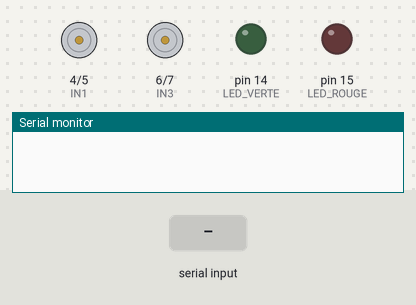
This sketch was run on a simulated Arduino Uno, built with avr-gcc and run on an emulated ATmega328P. Shown: motor-driver pin pairs drawn as motors (green arrow = first pin HIGH = forward, orange = second pin HIGH = backward, longer = more drive, scaled by the enable pin), output pins drawn as LEDs (lit = HIGH), the last lines printed to the serial monitor. Inputs (shaded band) come from the test bench.

Above: at 2.2 s.
2.3 s: "G" received over the second serial link
At 3.0 s:
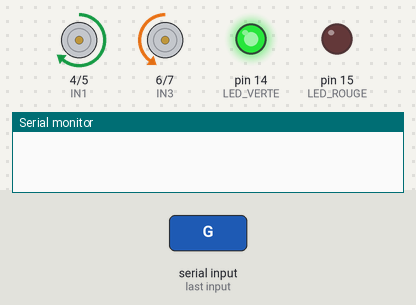
3.8 s: "D" received over the second serial link
At 4.1 s:
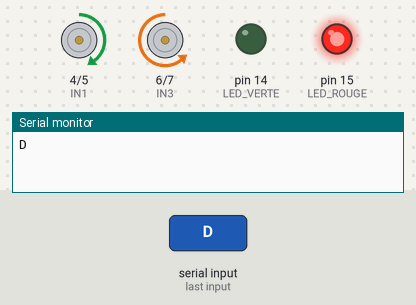
5.3 s: "R" received over the second serial link
At 6.5 s:
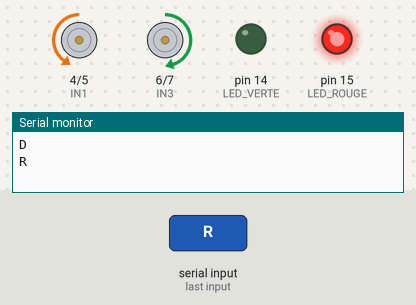
6.8 s: "A" received over the second serial link
At 7.6 s:
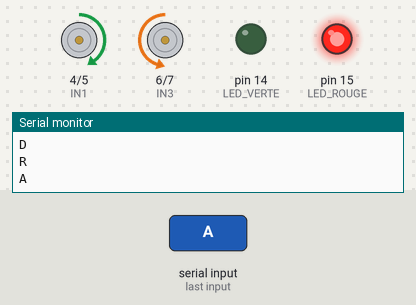
8.3 s: "G" received over the second serial link
At 8.7 s:
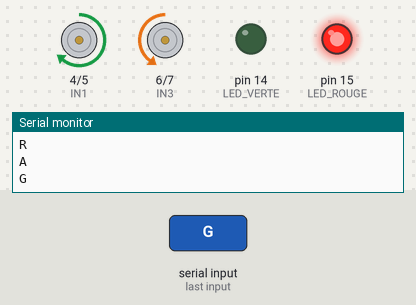
Timing chart, 0 to 10.8 s (numbered marks = the images above; inputs shaded):
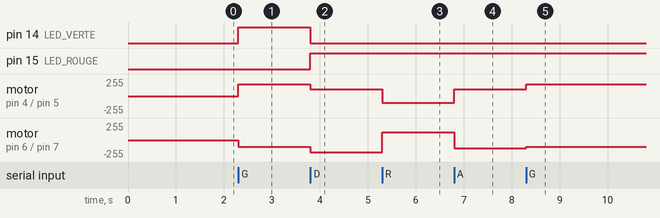

The sketch:

moteurs_direction.ino
```cpp
 //-- MOTEUR A --
const int ENA=9; //Connecté à Arduino pin 9(sortie PWM)
const int IN1=4; //Connecté à Arduino pin 4
const int IN2=5; //Connecté à Arduino pin 5

//-- MOTEUR B --
const int ENB=10; //Connecté à Arduino pin 10(Sortie PWM)
const int IN3=6; //Connecté à Arduino pin 6
const int IN4=7; //Connecté à Arduino pin 7

//LEDs
const int LED_VERTE = 14;
const int LED_ROUGE = 15;
bool roule = false;

//bluetooth
char data;

#include <SoftwareSerial.h>
#define RX 2
#define TX 13

SoftwareSerial BlueTooth(RX, TX);


 void arriere(){
  //Marche arrière
  digitalWrite(IN1,LOW);
  digitalWrite(IN2,HIGH);
  digitalWrite(IN3,HIGH);
  digitalWrite(IN4,LOW);
 }

 void avant(){
  //Marche avant
  digitalWrite(IN1,HIGH);
  digitalWrite(IN2,LOW);
  digitalWrite(IN3,LOW);
  digitalWrite(IN4,HIGH);
 }


void vitesseNormale(){
  //Vitesse de croisière
  analogWrite(ENA, 100);
  analogWrite(ENB, 120);
}


void telecommande(){
    if(BlueTooth.available()){
    data = BlueTooth.read();

    if(roule){
      analogWrite(LED_VERTE, 0);
      analogWrite(LED_ROUGE, 255);
      Serial.println(data);
      if (data == 'G'){
        analogWrite(ENA, 180);
        analogWrite(ENB, 100);
      }
      if (data == 'D'){
        analogWrite(ENB, 180);
        analogWrite(ENA, 100);
        }
      if (data == 'S')roule = false;
      if (data == 'R'){
        arriere();
        vitesseNormale();
      }
      if (data == 'A'){
      avant();
      vitesseNormale();
      }

    }
    else{
      analogWrite(LED_VERTE, 255);
      analogWrite(LED_ROUGE, 0);
      analogWrite(ENA, 0);
      analogWrite(ENB, 0);
      if(data == 'G' || data == 'D' || data == 'A' || data == 'R'){
        roule = true;
        if (data == 'G'){
          analogWrite(ENA, 180);
          analogWrite(ENB, 100);
          }
        if (data == 'D'){
          analogWrite(ENB, 180);
          analogWrite(ENA, 100);
          }
         if (data == 'R'){
          arriere();
          vitesseNormale();
         }
         if (data == 'A'){
          avant();
          vitesseNormale();
         }
      }
      if(data == 'S'){
        vitesseNormale();
        roule = true;
      }
    }

  }
}

void setup() {
  Serial.begin(9600);
  delay(500);
  BlueTooth.begin(9600);
  delay(500);

  pinMode(ENA,OUTPUT); // Configurer
  pinMode(ENB,OUTPUT); // les broches
  pinMode(IN1,OUTPUT); // comme sortie
  pinMode(IN2,OUTPUT);
  pinMode(IN3,OUTPUT);
  pinMode(IN4,OUTPUT);

  digitalWrite(ENA,LOW);
  digitalWrite(ENB,LOW);
  avant();

  //Moteurs à l'arrêt
  analogWrite(ENA, 0);
  analogWrite(ENB, 0);
}

void loop() {
  telecommande();
    }
```

Moteurs.cpp
```cpp
#include "Moteurs.h"

Moteurs::Moteurs(int ENA, int IN1, int IN2, int ENB, int IN3, int IN4)
{
   pinMode(ENA, OUTPUT);
   pinMode(IN1, OUTPUT);
   pinMode(IN2, OUTPUT);
   pinMode(ENB, OUTPUT);
   pinMode(IN3, OUTPUT);
   pinMode(IN4, OUTPUT);

   analogWrite(ENA, 0);
   analogWrite(ENB, 0);
   avant();

   _ENA = ENA;
   _IN1 = IN1;
   _IN2 = IN2;
   _ENB = ENB;
   _IN3 = IN3;
   _IN4 = IN4;
   roule = false;

}

void Moteurs::arriere()
{
  //Marche arrière
  digitalWrite(_IN1,LOW);
  digitalWrite(_IN2,HIGH);
  digitalWrite(_IN3,HIGH);
  digitalWrite(_IN4,LOW);
 }

void Moteurs::avant()
{
  //Marche avant
  digitalWrite(_IN1,HIGH);
  digitalWrite(_IN2,LOW);
  digitalWrite(_IN3,LOW);
  digitalWrite(_IN4,HIGH);
 }


void Moteurs::vitesseNormale()
{
  //Vitesse de croisière
  analogWrite(_ENA, 140);
  analogWrite(_ENB, 160);
}

void Moteurs::droite()
{
   analogWrite(_ENB, 220);
   analogWrite(_ENA, 100);
}

void Moteurs::gauche()
{
   analogWrite(_ENA, 220);
   analogWrite(_ENB, 100);
}

void Moteurs::arret()
{
  roule = false;
}

void Moteurs::rouler()
{
  roule = true;
}
```

Moteurs.h
```cpp
#ifndef MOTEURS_H
#define MOTEURS_H

#include <Arduino.h>

class Moteurs
{
   public:
    Moteurs(int ENA, int IN1, int IN2, int ENB, int IN3, int IN4);
    void arriere();
    void avant();
    void vitesseNormale();
    void droite();
    void gauche();
    void arret();
    void rouler();
    bool roule;
   private:
     int _ENA;
     int _IN1;
     int _IN2;
     int _ENB;
     int _IN3;
     int _IN4;

};

#endif
```

ServoTank.cpp
```cpp
#include "ServoTank.h"


ServoTank::ServoTank(int servoPin){
    Servo _servo;
   _servoPin = servoPin;
   _servo.attach(_servoPin);

}

void ServoTank::servoDroite(int angle){
   _servo.write(angle);
}

void ServoTank::servoGauche(int angle){
   _servo.write(angle);
}
```

ServoTank.h
```cpp
#ifndef SERVO_TANK_H
#define SERVO_TANK_H

#include <Arduino.h>
#include <Servo.h>

class ServoTank
{
   public:
   ServoTank(int servoPin);
   void servoDroite(int angle);
   void servoGauche(int angle);

   private:
   int _servoPin;
   Servo _servo;
};

#endif
```

canon.cpp
```cpp
#include "canon.h"

Canon::Canon(int canonPin){
  pinMode(canonPin, OUTPUT);
  _canonPin = canonPin;
}
void Canon::tire()
{
  digitalWrite(_canonPin, HIGH);
}

void Canon::desarme()
{
  digitalWrite(_canonPin , LOW);
}
```

canon.h
```cpp
#ifndef CANON_H
#define CANON_H

#include <Arduino.h>

class Canon
{
  public:
   Canon(int canonPin);
   void tire();
   void desarme();
   int getCanon();
  private:
   int _canonPin;
};
#endif
```

mic.cpp
```cpp
#include "mic.h"
int micVal = 0;

Mic::Mic(int micPin){
  pinMode(micPin, INPUT);
  _micPin = micPin;
}

void Mic::readMicrophone(){
   micVal = analogRead(_micPin);
   Serial.print(F("mic val ")); Serial.println(micVal);
   if (micVal > 600) {
   Serial.println("mic detected");
   }
}
```

mic.h
```cpp
#ifndef MIC_H
#define MIC_H

#include <Arduino.h>

class Mic{
  public:
  Mic(int micPin);
  void readMicrophone();

  private:
  int _micPin;
};

#endif
```

Measured:
- after the input at 2.3 s, pin 14 (LED_VERTE): LOW → HIGH at once; motor on pin 4 (IN1) / pin 5 (IN2): stopped → forward 180/255 at once; motor on pin 6 (IN3) / pin 7 (IN4): stopped → backward 100/255 at once
- after the input at 3.8 s, pin 14 (LED_VERTE): HIGH → LOW at once; pin 15 (LED_ROUGE): LOW → HIGH at once; motor on pin 4 (IN1) / pin 5 (IN2): forward 180/255 → forward 100/255 at once; motor on pin 6 (IN3) / pin 7 (IN4): backward 100/255 → backward 180/255 at once
- after the input at 5.3 s, motor on pin 4 (IN1) / pin 5 (IN2): forward 100/255 → backward 100/255 at once; motor on pin 6 (IN3) / pin 7 (IN4): backward 180/255 → forward 120/255 at once
- after the input at 6.8 s, motor on pin 4 (IN1) / pin 5 (IN2): backward 100/255 → forward 100/255 at once; motor on pin 6 (IN3) / pin 7 (IN4): forward 120/255 → backward 120/255 at once
- after the input at 8.3 s, motor on pin 4 (IN1) / pin 5 (IN2): forward 100/255 → forward 180/255 at once; motor on pin 6 (IN3) / pin 7 (IN4): backward 120/255 → backward 100/255 at once
